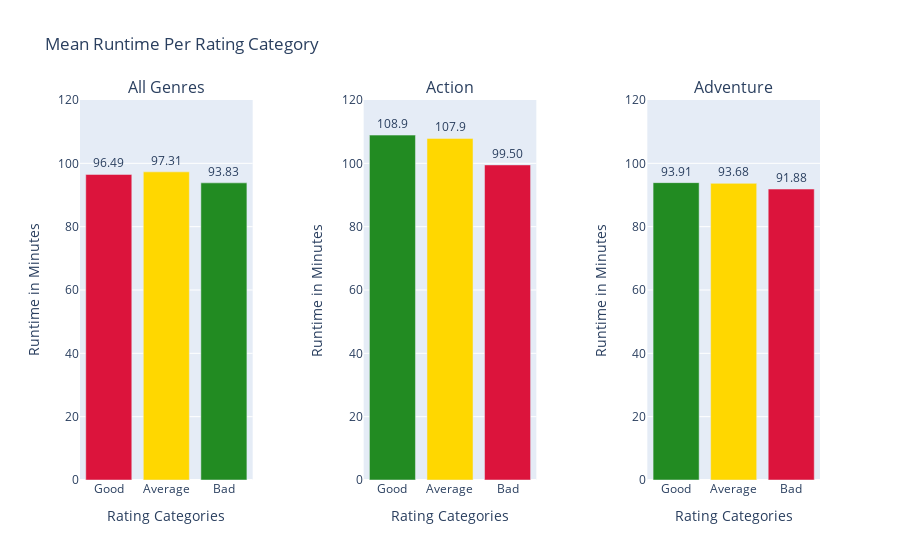

The notebook cell saved with this chart:
### Markdown cell above
### Insight 2: Runtime Per Rating Score

### Code cell
#Making the subplots with their respective titles
fig = make_subplots(rows=1, cols=3, subplot_titles= ['All Genres', 'Action', 'Adventure'], \
                                                horizontal_spacing = 0.15)

#Adding the appropriate x and y values to the first subplot,
#assigning each x-value a corresponding color, and adding text
fig.add_trace(
    go.Bar(
        x=runtime_per_rating_all_genres.index,
        y=runtime_per_rating_all_genres.values,
        hoverlabel=dict(namelength=0),
        marker=dict(color=['gold', 'crimson', 'forestgreen']),
        text = runtime_per_rating_all_genres.values
   ),
    row=1, col=1
)

#Adding the appropriate x and y values to the second subplot, 
#assigning each x-value a corresponding color, and adding text

fig.add_trace(
    go.Bar(
        x=runtime_per_rating_action.index,
        y=runtime_per_rating_action.values,
        hoverlabel=dict(namelength=0),
        marker=dict(color=['gold', 'crimson', 'forestgreen']),
        text = runtime_per_rating_action.values
    ),
    row=1, col=2
)

#Adding the appropriate x and y values to the third subplot,
#assigning each x-value a corresponding color, and adding text
fig.add_trace(
    go.Bar(
        x=runtime_per_rating_adventure.index,
        y=runtime_per_rating_adventure.values,
        hoverlabel=dict(namelength=0),
        marker=dict(color=['gold', 'crimson', 'forestgreen']),
        text = runtime_per_rating_adventure.values
    ),
    row=1, col=3,
)

#Ordering the x-values for each subplot
fig.update_layout(xaxis1={'categoryorder':'array', 'categoryarray':['Good','Average','Bad']},
                  xaxis2={'categoryorder':'array', 'categoryarray':['Good','Average','Bad']},
                  xaxis3={'categoryorder':'array', 'categoryarray':['Good','Average','Bad']},
                  title_text="Mean Runtime Per Rating Category",
                  showlegend = False
                  )

#Creating the x axis titles for each subplot
fig.update_xaxes(title_text="Rating Categories", row=1, col=1)
fig.update_xaxes(title_text="Rating Categories", row=1, col=2)
fig.update_xaxes(title_text="Rating Categories", row=1, col=3)

#Creating the y axis titles for each subplot and standardizing the range of values
fig.update_yaxes(title_text="Runtime in Minutes", row=1, col=1, range=[0, 120])
fig.update_yaxes(title_text="Runtime in Minutes", row=1, col=2, range=[0, 120])
fig.update_yaxes(title_text="Runtime in Minutes", row=1, col=3, range=[0, 120])

#Implementing the text that we added to each subplot
fig.update_traces(texttemplate='%{text:.4s}', textposition='outside')
fig.update_layout(uniformtext_minsize=7, uniformtext_mode='hide')


fig.show()

### Figure 1 — Plotly figure (JSON) as saved in the notebook; plotly's stock layout.template omitted (floating-point values rounded to 4 significant figures)
{"data": [{"hoverlabel": {"namelength": 0}, "marker": {"color": ["gold", "crimson", "forestgreen"]}, "text": [97.31, 96.49, 93.83], "textposition": "outside", "texttemplate": "%{text:.4s}", "type": "bar", "x": ["Average", "Good", "Bad"], "xaxis": "x", "y": [97.31, 96.49, 93.83], "yaxis": "y"}, {"hoverlabel": {"namelength": 0}, "marker": {"color": ["gold", "crimson", "forestgreen"]}, "text": [107.9, 99.5, 108.9], "textposition": "outside", "texttemplate": "%{text:.4s}", "type": "bar", "x": ["Average", "Bad", "Good"], "xaxis": "x2", "y": [107.9, 99.5, 108.9], "yaxis": "y2"}, {"hoverlabel": {"namelength": 0}, "marker": {"color": ["gold", "crimson", "forestgreen"]}, "text": [93.68, 91.88, 93.91], "textposition": "outside", "texttemplate": "%{text:.4s}", "type": "bar", "x": ["Average", "Bad", "Good"], "xaxis": "x3", "y": [93.68, 91.88, 93.91], "yaxis": "y3"}], "layout": {"annotations": [{"font": {"size": 16}, "showarrow": false, "text": "All Genres", "x": 0.1167, "xanchor": "center", "xref": "paper", "y": 1, "yanchor": "bottom", "yref": "paper"}, {"font": {"size": 16}, "showarrow": false, "text": "Action", "x": 0.5, "xanchor": "center", "xref": "paper", "y": 1, "yanchor": "bottom", "yref": "paper"}, {"font": {"size": 16}, "showarrow": false, "text": "Adventure", "x": 0.8833, "xanchor": "center", "xref": "paper", "y": 1, "yanchor": "bottom", "yref": "paper"}], "showlegend": false, "title": {"text": "Mean Runtime Per Rating Category"}, "uniformtext": {"minsize": 7, "mode": "hide"}, "xaxis": {"anchor": "y", "categoryarray": ["Good", "Average", "Bad"], "categoryorder": "array", "domain": [0, 0.2333], "title": {"text": "Rating Categories"}}, "xaxis2": {"anchor": "y2", "categoryarray": ["Good", "Average", "Bad"], "categoryorder": "array", "domain": [0.3833, 0.6167], "title": {"text": "Rating Categories"}}, "xaxis3": {"anchor": "y3", "categoryarray": ["Good", "Average", "Bad"], "categoryorder": "array", "domain": [0.7667, 1.0], "title": {"text": "Rating Categories"}}, "yaxis": {"anchor": "x", "domain": [0, 1], "range": [0, 120], "title": {"text": "Runtime in Minutes"}}, "yaxis2": {"anchor": "x2", "domain": [0, 1], "range": [0, 120], "title": {"text": "Runtime in Minutes"}}, "yaxis3": {"anchor": "x3", "domain": [0, 1], "range": [0, 120], "title": {"text": "Runtime in Minutes"}}}}
